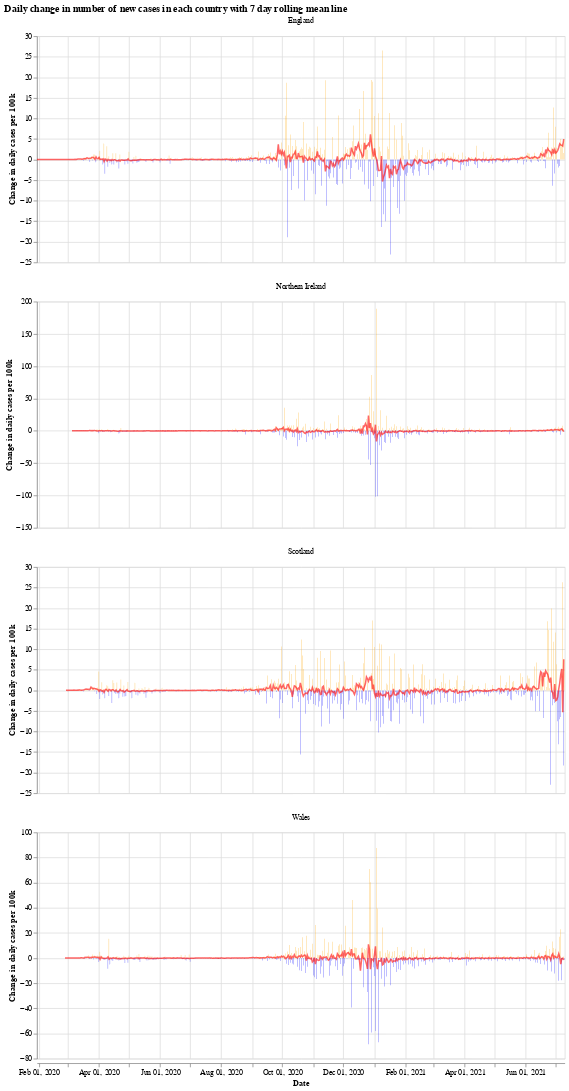

Notebook cell for this chart:
### Markdown cell above
We will use the Python library `Altair` for visualising the data, see the [altair docs](https://altair-viz.github.io/) for more information.

First we have a graph which shows the daily change in the number of new cases for each country. This number jumps up and down all over the place, which is likely due to delay in reporting of new cases over the weekend. Another interesting thing is that it looks like the daily cases in Wales experienced a much shorter period of calm over the summer (calm in the sense of daily cases not jumping up and down).

The orange bars are days when the number of new cases (per 100k population) was more than the previous day, while the blue are days when the number of new cases dropped. The red line is the 7 day moving average. 

When the moving average line is below 0, it means that there is a consistent drop in new cases. We can see this clearly happening around the times that lockdowns were introduced (though, to varying degrees). I will update the graphs soon with a marker of when each lockdown started.

### Code cell
# collapse
import altair as alt

bars = alt.Chart(uk_cases).mark_bar().encode(
    x=alt.X("yearmonthdate(date):T", axis=alt.Axis(title='Date')),
    y=alt.Y("casesChangeRate:Q", axis=alt.Axis(title='Change in daily cases per 100k')),
    tooltip='casesChange',
    color=alt.condition(
        alt.datum.casesChangeRate > 0,
        alt.value("orange"),  # The positive color
        alt.value("blue")  # The negative color
    )
).properties(title='Daily change in number of new cases with 7 day rolling mean',width=700).interactive()

line = alt.Chart(uk_cases).mark_line(
    color='red',
    size=2,
    opacity=0.6
).transform_window(
    rolling_mean='mean(casesChangeRate)',
    frame=[0, 7],
    groupby=['areaName']
).encode(
    x='yearmonthdate(date):T',
    y='rolling_mean:Q'
)

alt.layer(bars, line, data=uk_cases).facet(alt.Column(
    'areaName', title=''), columns=1).resolve_scale(y='independent').properties(title='Daily change in number of new cases in each country with 7 day rolling mean line')

### Figure 1 — Vega-Lite specification as saved in the notebook (floating-point values rounded to 4 significant figures; data arrays with more than 128 entries replaced by an {"elided": "..."} marker saying what was removed)
{"config": {"view": {"continuousWidth": 400, "continuousHeight": 300}}, "data": {"name": "data-78f8d9f5c1d124dcad2b0d735d01da43"}, "facet": {"type": "nominal", "field": "areaName", "title": ""}, "spec": {"layer": [{"mark": "bar", "encoding": {"color": {"condition": {"value": "orange", "test": "(datum.casesChangeRate > 0)"}, "value": "blue"}, "tooltip": {"type": "quantitative", "field": "casesChange"}, "x": {"type": "temporal", "axis": {"title": "Date"}, "field": "date", "timeUnit": "yearmonthdate"}, "y": {"type": "quantitative", "axis": {"title": "Change in daily cases per 100k"}, "field": "casesChangeRate"}}, "selection": {"selector001": {"type": "interval", "bind": "scales", "encodings": ["x", "y"]}}, "title": "Daily change in number of new cases with 7 day rolling mean", "width": 700}, {"mark": {"type": "line", "color": "red", "opacity": 0.6, "size": 2}, "encoding": {"x": {"type": "temporal", "field": "date", "timeUnit": "yearmonthdate"}, "y": {"type": "quantitative", "field": "rolling_mean"}}, "transform": [{"window": [{"op": "mean", "field": "casesChangeRate", "as": "rolling_mean"}], "frame": [0, 7], "groupby": ["areaName"]}]}]}, "columns": 1, "resolve": {"scale": {"y": "independent"}}, "title": "Daily change in number of new cases in each country with 7 day rolling mean line", "$schema": "https://vega.github.io/schema/vega-lite/v4.8.1.json", "datasets": {"data-78f8d9f5c1d124dcad2b0d735d01da43": {"elided": "2016 records"}}}
